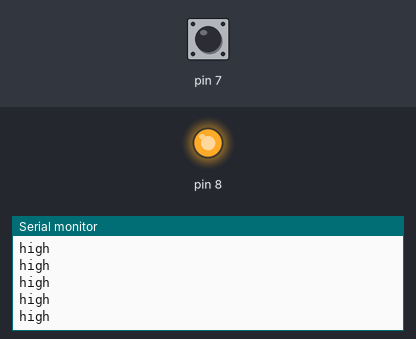
Bench run of a sketch on a simulated Arduino Uno, built with avr-gcc and run on an emulated ATmega328P. Parts: output pins drawn as LEDs (lit = HIGH), the last lines printed to the serial monitor. The test bench sets the inputs (shaded band); at power-on: pin 7 HIGH.

Above: at 1.2 s.
1.3 s: pin 7 driven LOW
At 2.2 s:
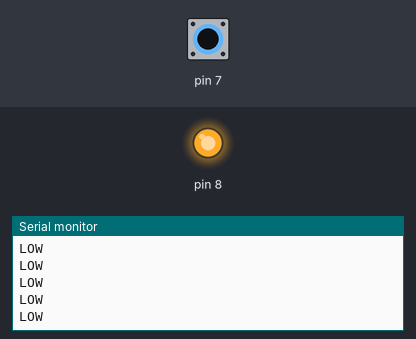
3.2 s: pin 7 driven HIGH
At 4.3 s:
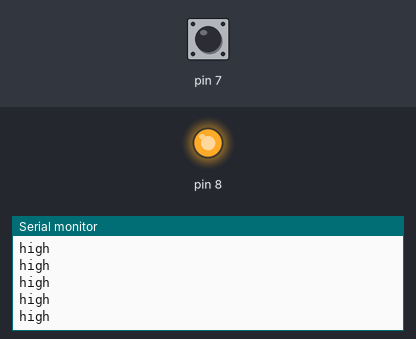
6.2 s: pin 7 pulsed LOW 2 times (0.12 s each, 0.3 s apart)
9.8 s: pin 7 pulsed LOW 5 times (0.12 s each, 0.3 s apart)
At 10.5 s:
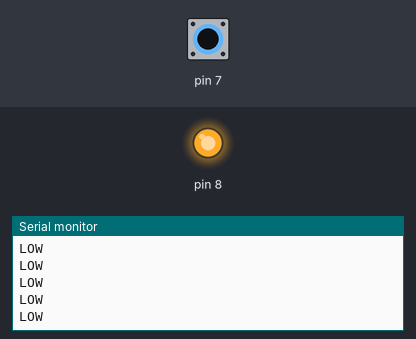

Measured:
- after the input at 1.3 s, the serial monitor: prints a new line after 0.07 s (image 1)
- after the input at 9.8 s, the serial monitor: prints a new line after 0.07 s (image 3)

The sketch:

sketch_aug17a.ino
```cpp
void setup() {
  pinMode(7, INPUT);
   pinMode(8, OUTPUT);
   digitalWrite(8, HIGH);
  Serial.begin(9600);
}

void loop() {
  // put your main code here, to run repeatedly:
  if(digitalRead(7) == LOW){
    Serial.println("LOW");
  }
  else{
    Serial.println("high");
  }
}
```
